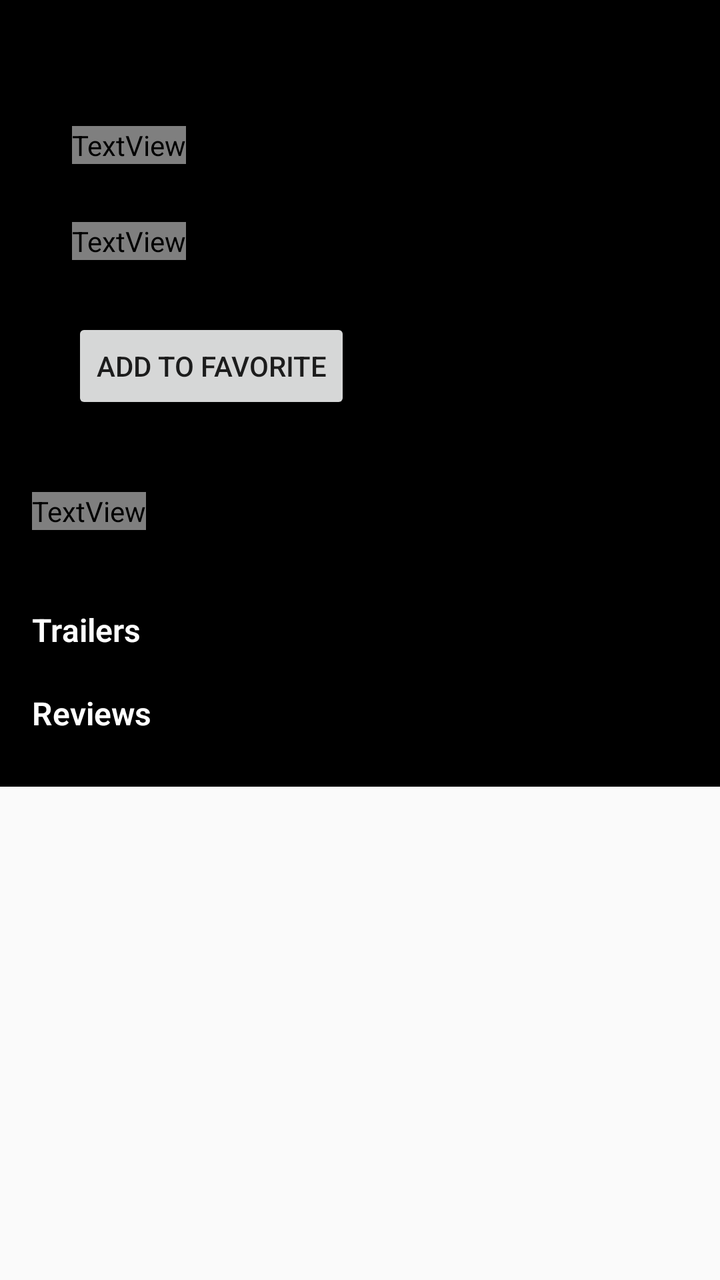
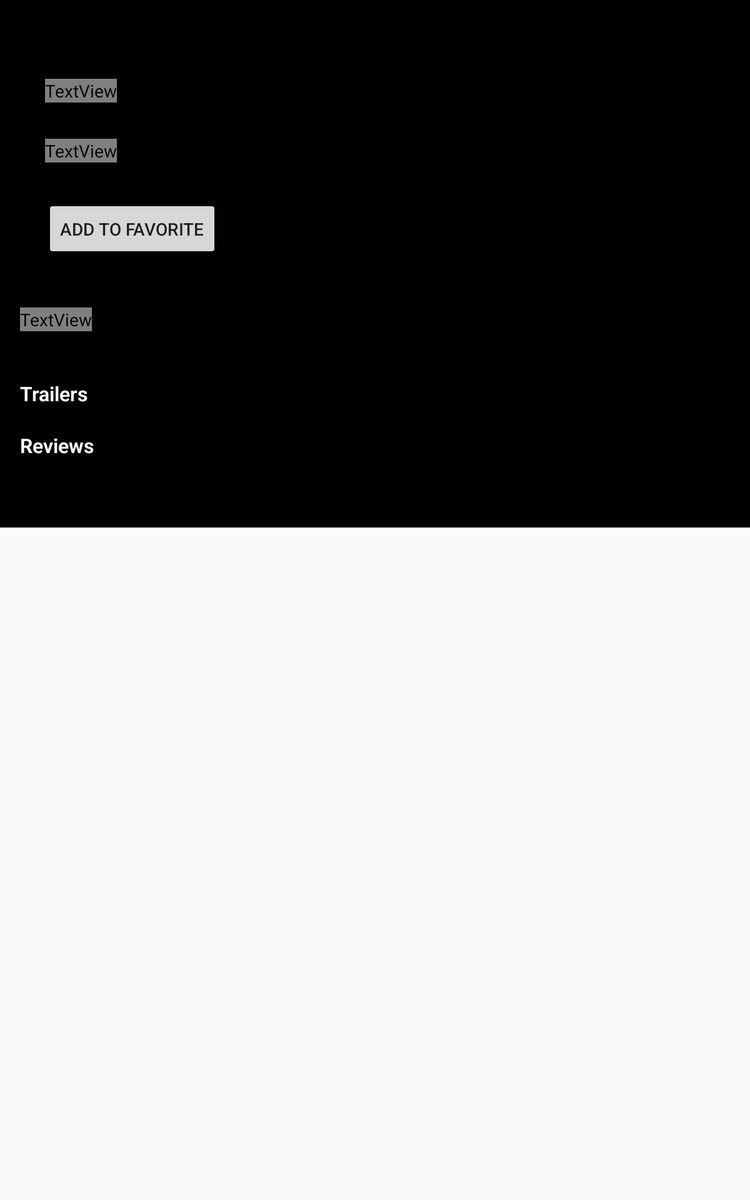

An Android layout and its configuration variant, each rendered on a device that would load it. The default file and the variant file are quoted in full after the pictures.
<!-- AndroidManifest.xml: activity theme AppTheme.NoActionBar -->
<!-- res/layout/fragment_detail.xml -->
<android.support.v4.widget.NestedScrollView
    xmlns:android="http://schemas.android.com/apk/res/android"
    xmlns:tools="http://schemas.android.com/tools"
    android:layout_height="match_parent"

    android:layout_width="match_parent">
    <RelativeLayout
        android:layout_width="match_parent"
        android:layout_height="match_parent"
        android:paddingBottom="@dimen/activity_vertical_margin"
        android:paddingLeft="@dimen/activity_horizontal_margin"
        android:paddingRight="@dimen/activity_horizontal_margin"
        android:paddingTop="@dimen/activity_vertical_margin"
        android:background="#000"
        tools:context="com.udacity.praneeth.popularmovies.DetailActivityFragment"
        tools:showIn="@layout/activity_detail">

        <LinearLayout
            android:orientation="vertical"
            android:layout_width="match_parent"
            android:layout_height="match_parent" >

            <LinearLayout
                android:layout_width="match_parent"
                android:layout_height="wrap_content"
                android:orientation="horizontal">

                <ImageView
                    android:layout_width="wrap_content"
                    android:layout_height="230dp"
                    android:scaleType="centerCrop"
                    android:adjustViewBounds="true"
                    android:gravity="center_vertical"
                    android:id="@+id/movie_poster"
                    android:paddingBottom="10dp"/>
                <LinearLayout
                    android:layout_width="match_parent"
                    android:layout_height="wrap_content"
                    android:layout_marginLeft="20dp"
                    android:layout_marginTop="10dp"
                    android:orientation="vertical">
                    <TextView
                        android:id="@+id/movie_title"
                        android:layout_width="wrap_content"
                        android:layout_height="wrap_content"
                        android:textStyle="bold"
                        android:textColor="#fff"
                        android:textSize="20sp"
                        android:paddingBottom="10dp"/>

                    <TextView
                        android:id="@+id/text_view_release_date"
                        android:text="@string/releaseDate"
                        style="@style/headingStyle" />
                    <TextView
                        android:id="@+id/release_date"
                        android:layout_width="wrap_content"
                        android:layout_height="wrap_content"
                        android:textColor="#fff"
                        android:paddingBottom="10dp"/>

                    <TextView
                        android:id="@+id/text_view_rating"
                        android:text="@string/rating"
                        style="@style/headingStyle" />
                    <TextView
                        android:id="@+id/vote_average"
                        android:layout_width="wrap_content"
                        android:layout_height="wrap_content"
                        android:textColor="#fff"
                        android:paddingBottom="10dp"/>

                    <Button
                        android:layout_width="wrap_content"
                        android:id="@+id/favorite_button"
                        android:layout_height="wrap_content"
                        android:text="Add to Favorite"
                        android:paddingTop="10dp"/>

                </LinearLayout>





            </LinearLayout>





            <TextView
                android:id="@+id/text_view_overview"
                android:text="@string/overview"
                style="@style/headingStyle" />

            <TextView
                android:id="@+id/movie_overview"
                android:layout_width="wrap_content"
                android:textColor="#fff"
                android:layout_height="wrap_content"
                android:paddingBottom="10dp"/>


            <TextView
                android:fontFamily="sans-serif-light"
                android:id="@+id/detail_label_trailers"
                style="@style/headingStyle"
                android:text="Trailers"
                android:textStyle="bold"
                android:layout_marginTop="10dp"
                android:layout_marginRight="20dp" />

            <LinearLayout
                android:layout_width="match_parent"
                android:layout_height="wrap_content"
                android:orientation="vertical" >


                    <ListView
                    android:id="@+id/listview_trailers"
                    android:layout_width="match_parent"
                    android:layout_height="match_parent"
                    android:textColor="#fff"
                    android:layout_marginRight="20dp"
                    android:layout_marginTop="10dp" />




                <TextView
                    android:fontFamily="sans-serif-light"
                    android:id="@+id/detail_label_reviews"
                    style="@style/headingStyle"
                    android:text="@string/label_reviews"
                    android:textStyle="bold"
                    android:layout_marginTop="10dp"

                    android:layout_marginRight="20dp" />

                <ListView
                    android:id="@+id/listview_reviews"
                    android:layout_width="match_parent"
                    android:layout_height="match_parent"

                    android:layout_marginRight="20dp"
                    android:layout_marginTop="10dp"
                    />


            </LinearLayout>

        </LinearLayout>
    </RelativeLayout>

</android.support.v4.widget.NestedScrollView>
<!-- res/layout/activity_detail.xml (included above) -->
<?xml version="1.0" encoding="utf-8"?>
<android.support.design.widget.CoordinatorLayout
    xmlns:android="http://schemas.android.com/apk/res/android"
    xmlns:app="http://schemas.android.com/apk/res-auto"
    xmlns:tools="http://schemas.android.com/tools"
    android:layout_width="match_parent"
    android:layout_height="match_parent"
    android:fitsSystemWindows="true"
    tools:context="com.udacity.praneeth.popularmovies.MainActivity">

    <android.support.design.widget.AppBarLayout
        android:layout_width="match_parent"
        android:layout_height="@dimen/appbar_height"
        android:elevation="@dimen/appbar_elevation"
        android:theme="@style/AppTheme.AppBarOverlay">

        <android.support.v7.widget.Toolbar
            android:id="@+id/toolbar"
            android:layout_width="match_parent"
            android:layout_height="?attr/actionBarSize"
            android:background="?attr/colorPrimary"
            app:popupTheme="@style/AppTheme.PopupOverlay"/>

    </android.support.design.widget.AppBarLayout>


    <FrameLayout
        android:id="@+id/movie_detail_container"
        android:layout_width="match_parent"
        android:layout_height="match_parent"
        app:layout_behavior="@string/appbar_scrolling_view_behavior"
        tools:context="com.popularmovies.app.MovieDetailsActivity"
        tools:ignore="MergeRootFrame"/>

</android.support.design.widget.CoordinatorLayout>
<!-- resources referenced by this layout -->
<resources>
  <dimen name="activity_horizontal_margin">16dp</dimen>
  <dimen name="activity_vertical_margin">16dp</dimen>
  <dimen name="appbar_elevation">10dp</dimen>
  <dimen name="appbar_height">70dp</dimen>
  <string name="label_reviews">Reviews</string>
  <string name="overview">Overview</string>
  <string name="rating">Rating</string>
  <string name="releaseDate">Release Date</string>
  <style name="AppTheme.AppBarOverlay" parent="ThemeOverlay.AppCompat.Dark.ActionBar" />
  <style name="AppTheme.PopupOverlay" parent="ThemeOverlay.AppCompat.Light" />
  <!-- from res/values-v16/ -->
  <style name="headingStyle">
                  <item name="android:textSize">16sp</item>
                  <item name="android:textStyle">bold</item>
                  <item name="android:textColor">#fff</item>
                  <item name="android:fontFamily">Rosario-Bold</item>
                  <item name="android:layout_height">wrap_content</item>
                  <item name="android:layout_width">wrap_content</item>
          </style>
  <style name="AppTheme.NoActionBar">
          <item name="windowActionBar">false</item>
          <item name="windowNoTitle">true</item>
      </style>
</resources>
<!-- res/layout-sw600dp/fragment_detail.xml (the repository's variant of the layout above) -->
<!-- drawn on a 7-inch tablet held upright -->
<android.support.v4.widget.NestedScrollView
    xmlns:android="http://schemas.android.com/apk/res/android"
    xmlns:tools="http://schemas.android.com/tools"
    android:layout_height="match_parent"

    android:layout_width="match_parent">
    <RelativeLayout
        android:layout_width="match_parent"
        android:layout_height="match_parent"
        android:paddingBottom="@dimen/activity_vertical_margin"
        android:paddingLeft="@dimen/activity_horizontal_margin"
        android:paddingRight="@dimen/activity_horizontal_margin"
        android:paddingTop="@dimen/activity_vertical_margin"
        android:background="#000"
        tools:context="com.udacity.praneeth.popularmovies.DetailActivityFragment"
        tools:showIn="@layout/activity_detail">

        <LinearLayout
            android:orientation="vertical"
            android:layout_width="match_parent"
            android:layout_height="match_parent" >

            <LinearLayout
                android:layout_width="match_parent"
                android:layout_height="wrap_content"
                android:orientation="horizontal">

                <ImageView
                    android:layout_width="wrap_content"
                    android:layout_height="230dp"
                    android:scaleType="centerCrop"
                    android:adjustViewBounds="true"
                    android:gravity="center_vertical"
                    android:id="@+id/movie_poster"
                    android:paddingBottom="10dp"/>
                <LinearLayout
                    android:layout_width="match_parent"
                    android:layout_height="wrap_content"
                    android:layout_marginLeft="20dp"
                    android:layout_marginTop="10dp"
                    android:orientation="vertical">
                    <TextView
                        android:id="@+id/movie_title"
                        android:layout_width="wrap_content"
                        android:layout_height="wrap_content"
                        android:textStyle="bold"
                        android:textColor="#fff"
                        android:textSize="20sp"
                        android:paddingBottom="10dp"/>

                    <TextView
                        android:id="@+id/text_view_release_date"
                        android:text="@string/releaseDate"
                        style="@style/headingStyle" />
                    <TextView
                        android:id="@+id/release_date"
                        android:layout_width="wrap_content"
                        android:layout_height="wrap_content"
                        android:textColor="#fff"
                        android:paddingBottom="10dp"/>

                    <TextView
                        android:id="@+id/text_view_rating"
                        android:text="@string/rating"
                        style="@style/headingStyle" />
                    <TextView
                        android:id="@+id/vote_average"
                        android:layout_width="wrap_content"
                        android:layout_height="wrap_content"
                        android:textColor="#fff"
                        android:paddingBottom="10dp"/>

                    <Button
                        android:layout_width="wrap_content"
                        android:id="@+id/favorite_button"
                        android:layout_height="wrap_content"
                        android:text="Add to Favorite"
                        android:paddingTop="10dp"/>

                </LinearLayout>





            </LinearLayout>





            <TextView
                android:id="@+id/text_view_overview"
                android:text="@string/overview"
                style="@style/headingStyle" />

            <TextView
                android:id="@+id/movie_overview"
                android:layout_width="wrap_content"
                android:textColor="#fff"
                android:layout_height="wrap_content"
                android:paddingBottom="10dp"/>


            <TextView
                android:fontFamily="sans-serif-light"
                android:id="@+id/detail_label_trailers"
                style="@style/headingStyle"
                android:text="Trailers"
                android:textStyle="bold"
                android:layout_marginTop="10dp"
                android:layout_marginRight="20dp" />

            <LinearLayout
                android:layout_width="match_parent"
                android:layout_height="wrap_content"
                android:orientation="vertical" >


                    <ListView
                    android:id="@+id/listview_trailers"
                    android:layout_width="match_parent"
                    android:layout_height="match_parent"
                    android:textColor="#fff"
                    android:layout_marginRight="20dp"
                    android:layout_marginTop="10dp" />






                <TextView
                    android:fontFamily="sans-serif-light"
                    android:id="@+id/detail_label_reviews"
                    style="@style/headingStyle"
                    android:text="@string/label_reviews"
                    android:textStyle="bold"
                    android:layout_marginTop="10dp"

                    android:layout_marginRight="20dp" />

                <ListView
                    android:id="@+id/listview_reviews"
                    android:layout_width="match_parent"
                    android:layout_height="match_parent"

                    android:layout_marginRight="20dp"
                    android:layout_marginTop="10dp"
                    />

                <TextView
                    android:id="@+id/listview_reviews_empty"
                    android:layout_width="match_parent"
                    android:layout_height="wrap_content"
                    android:gravity="center"
                    android:layout_gravity="center_horizontal"

                    android:layout_marginRight="20dp"
                    android:layout_marginTop="10dp"
                    android:textStyle="italic" />
            </LinearLayout>

        </LinearLayout>
    </RelativeLayout>

</android.support.v4.widget.NestedScrollView>
